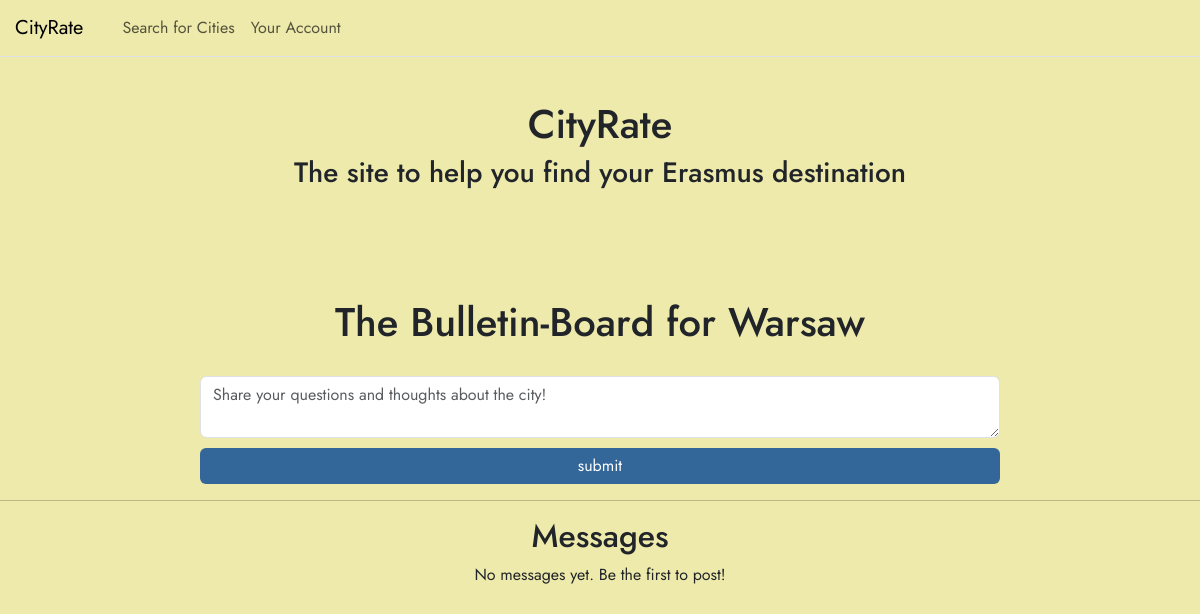
Page /bulletin/Warsaw (signed in) on the earlier database version.
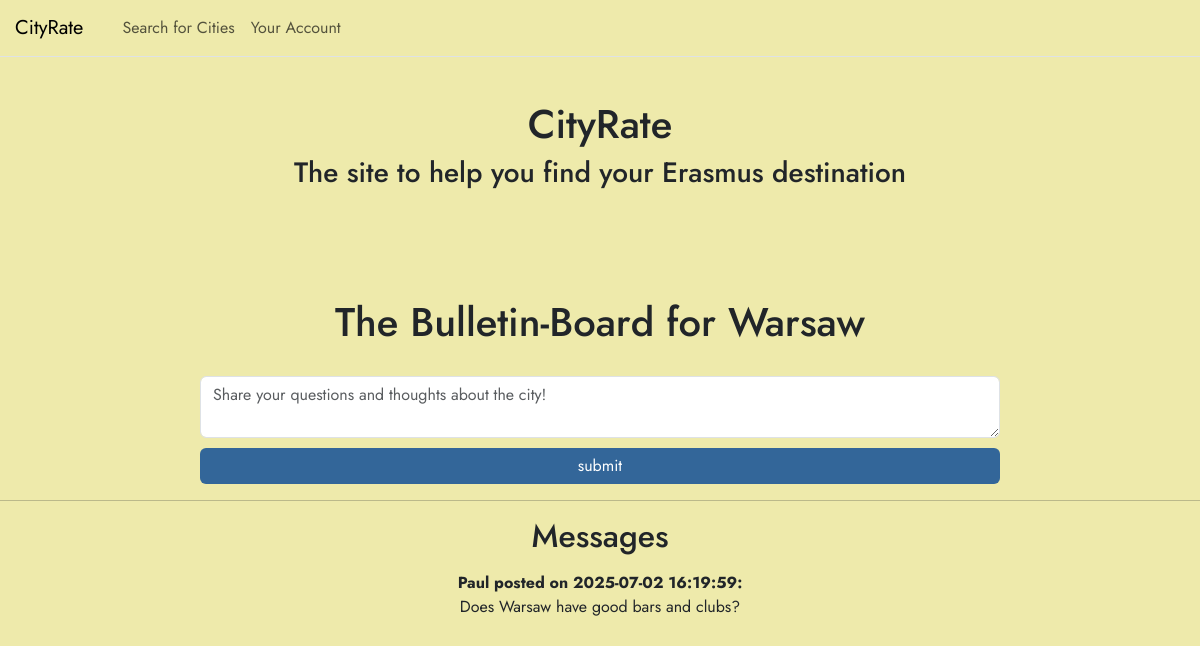
Same page on the later database version.
### tables this page shows
CREATE TABLE bulletin(
    bulletin_id INTEGER PRIMARY KEY AUTOINCREMENT,
    city_name TEXT NOT NULL,
    username TEXT NOT NULL,
    message TEXT NOT NULL,
    bulletin_time TIMESTAMP DEFAULT CURRENT_TIMESTAMP,
    FOREIGN KEY(city_name) REFERENCES city(name),
    FOREIGN KEY(username) REFERENCES user(username)
);

### app.py (the view, shortened to what this page needs)
@app.route('/bulletin/<city_name>', methods=['GET', 'POST'])
@login_required
def bulletin(city_name):
    db_con = get_db_con()
    form = BulletinForm() #Instanz von BulletinForm
    city = db_con.execute(
        'SELECT * FROM city WHERE LOWER(name) = LOWER(?)',
        (city_name.lower(),)
    ).fetchone()
    if city is None:
        return "City not found", 404
    messages = db_con.execute('SELECT * FROM bulletin WHERE city_name = ?',(city['name'],)).fetchall()
    return render_template('bulletin.html', city=city, form=form, messages=messages)

### forms.py
class BulletinForm(FlaskForm):
    message = TextAreaField(validators=[InputRequired(), Length(min=10, max=700)])
    submitMessage = SubmitField('submit') #Button für Bestätigung

### app.py (called while the page is built)
@login_manager.user_loader
def load_user(user_id):
    return User.get(user_id)

    @staticmethod
    def get(user_id):
        db_con = get_db_con()
        getuser = db_con.execute(
            'SELECT * FROM user WHERE id = ?', (user_id,)).fetchone()
        if getuser:
            return User(id=getuser['id'],username= getuser['username'], password=getuser['password'] )
        return None

### db.py (called while the page is built)
def get_db_con(pragma_foreign_keys = True):
    if 'db_con' not in g:
        g.db_con = sqlite3.connect(
            current_app.config['DATABASE'],
            detect_types=sqlite3.PARSE_DECLTYPES
        )
        g.db_con.row_factory = sqlite3.Row
        if pragma_foreign_keys:
            g.db_con.execute('PRAGMA foreign_keys = ON;')
    return g.db_con

def close_db_con(e=None):
    db_con = g.pop('db_con', None)
    if db_con is not None:
        db_con.close()

### templates/bulletin.html (shortened to what this page needs)
{% from 'bootstrap5/nav.html' import render_nav_item %}
<!DOCTYPE html>
<html>
<head>
    {{ bootstrap.load_css() }}
<link rel="stylesheet" href="{{ url_for('static', filename='css/style.css') }}">
</head>
<body>
  <nav class="navbar navbar-expand-xl border-bottom mb-3 fixed-top">
        <div class="container-fluid px-0">
            <a class="navbar-brand" href="{{ url_for('home') }}"  style ="padding-left: 15px;" >CityRate</a>
            <div class="collapse navbar-collapse" id="menu">
    <ul class="navbar-nav me-auto mb-2 mb-lg-0" style="padding-left: 15px;">
        {{ render_nav_item('search', 'Search for Cities') }}
        {{ render_nav_item('profile', 'Your Account') }}
    </ul>
</div>
        </div>
    </nav>
    <header>
        <h1>CityRate</h1>
        <h3>The site to help you find your Erasmus destination</h3>
    </header>
    <main>
     <h1> The Bulletin-Board for {{ city['name'] }}</h1>
    <form method="POST" action="{{ url_for('bulletin',city_name=city.name) }}" style="display: flex; flex-direction: column; justify-content: center; gap: 10px; margin-top: 30px; margin-left: 200px; margin-right: 200px">
    {{ form.message(class="form-control", placeholder="Share your questions and thoughts about the city!") }}
    {{ form.submitMessage(class="btn btn-primary custom-button1") }}
    </form>
    <hr>
    <h2> Messages </h2>
    {% for msg in messages %}
        <div class="card-text mt-3">
            <b>{{ msg['username']}} posted on {{ msg['bulletin_time']}}: </b>
            <p>{{ msg['message']}}</p>
        </div>
    {% else %}
        <p>No messages yet. Be the first to post!</p>
    {% endfor %}
    </main>
</body>
</html>

Differences in the rows shown:
added bulletin: username "Paul", bulletin_time "2025-07-02 16:19:59", message "Does Warsaw have good bars and clubs?"
Other differences:
text no longer shown: "No messages yet. Be the first to post!"
